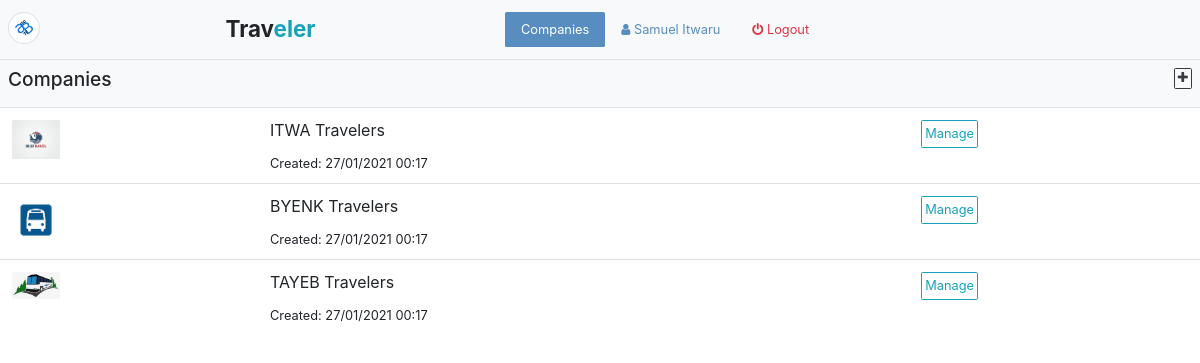
/company/ (signed in), run on an earlier commit of the app's database.
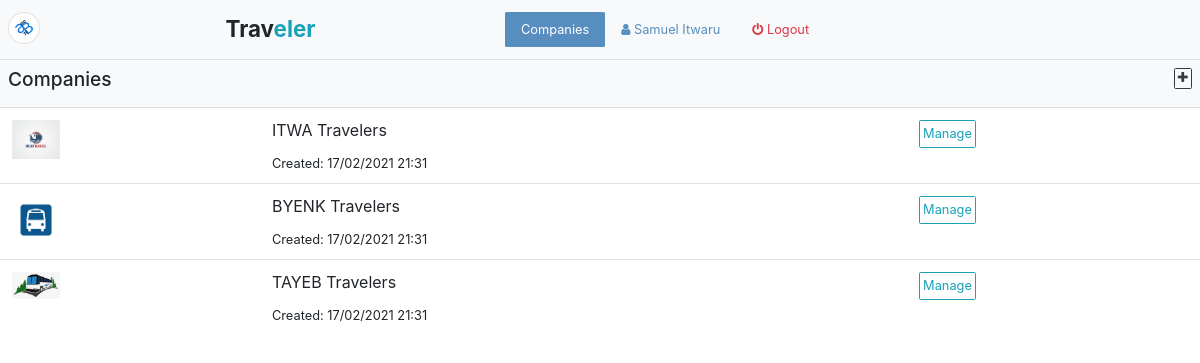
And on a later commit of the database.
### app/models/models.py (models this page shows, shortened)
class Profile(db.Model):
    id = db.Column(db.Integer, primary_key=True)
    first_name = db.Column(db.String(64), nullable=False)
    last_name = db.Column(db.String(64), nullable=False)
    email = db.Column(db.String(64), unique=True, nullable=False)
    telephone = db.Column(db.String(16), nullable=False)
    email_valid = db.Column(db.Boolean, default=False)
    telephone_valid = db.Column(db.Boolean, default=False)
    credit = db.Column(db.Float, default=0.0)
    is_admin = db.Column(db.Boolean())
    is_manager = db.Column(db.Boolean())
    is_cashier = db.Column(db.Boolean())
    is_passenger = db.Column(db.Boolean())
    branch_id = db.Column(db.Integer, db.ForeignKey("branch.id"))
    user_id = db.Column(db.Integer, db.ForeignKey("user.id", ondelete="CASCADE"), nullable=False)
    payments = db.relationship("Payment", backref="profile")
    def display_name(self):
        return f"{self.first_name} {self.last_name}"

class TimestampedModel(Model):
    created_at = Column(DateTime, default=now)
    updated_at = Column(DateTime)

class Company(db.Model, TimestampedModel):
    id = db.Column(db.Integer, primary_key=True)
    name = db.Column(db.String(64))
    logo = db.Column(db.String(64))
    branches = db.relationship("Branch", backref="company")
    buses = db.relationship("Bus", backref="company")
    statuses = db.relationship("Status", backref="company")
    payments = db.relationship("Payment", backref="company")

### app/WEB/views/company.py (the view)
@company_bp.route("/", methods=["GET"])
@login_required
def get_companies():
    companies = Company.query.all()
    return render_template("company/companies.html", companies=companies)

### app/WEB/context_processors.py (called while the page is built)
@app.context_processor
def application():
	return  {
		"HOST": app.config.get("HOST_ADDRESS")
	}

@app.context_processor
def company():
	context = dict()
	if current_user.is_authenticated:
		context["profile"] = current_user.profile
		branch = current_user.profile.branch
		if branch:
			context["branch"] = branch
			context["company"] = branch.company
	return context

### app/WEB/template_filters.py (called while the page is built)
def datetimeformat(value, format='%d/%m/%Y %H:%M'):
	if isinstance(value, datetime):
		return value.strftime(format)

### app/models/models.py (called while the page is built)
    def __str__(self):
        return self.profile.display_name()

### app/setup.py (called while the page is built)
@login_manager.user_loader
def load_user(user_id):
	return User.query.get(user_id)

### app/templates/company/companies.html (shortened to what this page needs)
{% extends 'index/admin-base.html' %}
{% block companies_active %}active{% endblock %}
{% block content %}
	<div class="container-fluid p-0">
	    <div class="bg-light p-2 fixed d-flex">
	        <div class="flex-fill m-auto">
	            <h4>Companies</h4>
	        </div>
	        <div align="right">
	            <a class="btn btn-outline-dark" href="{{ url_for('company.create_company') }}"><span class="fa fa-plus"></span></a>
	        </div>
	    </div>
	    <table class="table table-responsive-sm">
	        <tbody>
	            {% for company in companies %}
	                <tr>
	                    <td>
	                    	<img class="img-fluid rounded" style="width: 3rem;" src="{{url_for('company.get_company_logo', logoname=company.logo)}}" />
	                    </td>
	                    <td class="m-auto">
	                        <p>{{ company.name }}</p>
	                        <small>Created: {{company.created_at|datetimeformat}}</small>
	                    </td>
	                    <td><a href="{{ url_for('company.get_company_payments', company_id=company.id) }}" class='btn btn-outline-info'>Manage</a></td>
	                </tr>
	            {% else %}
	                <div class="container" align="center">
	                    <label class="display-4 text-muted">No Companies!</label>
	                    <hr>
	                    <a class="btn btn-outline-dark" href="{{ url_for('company.create_company') }}"><span class="fa fa-plus"></span> New Company</a>
	                </div>
	            {% endfor %}
	        </tbody>
	    </table>
	</div>
{% endblock %}

### app/templates/index/admin-base.html (shortened to what this page needs)
{% extends 'base.html' %}
{% block body %}
	<body>
		<nav class="navbar navbar-expand-lg navbar-light bg-light p-2 border-bottom d-flex fixed">
			<div class="d-flex flex-fill">
				<div>
					<div>
						<img style="width: 2rem; transform: rotate(-40deg);" src="{{url_for('static', filename='img/logo.png')}}" class="p-0 img-thumbnail rounded-circle" />
					</div>
				</div>
				<h3 class="m-1 text-center flex-fill"><strong>Trav<span class="text-info">eler</span></strong></h3>
            </div>
			{% block admin_navigation %}
				<nav id="managerNavigation" class="collapse navbar-collapse navbar-expand-lg navbar-light bg-light p-1 fixed">
					<ul class="nav nav-pills">
						<li class="nav-item">
							<a class="nav-link {% block companies_active %}{% endblock %}" href="{{url_for('company.get_companies')}}">Companies</a>
						</li>
						<li class="nav-item">
							<a class="nav-link {% block profile_active %}{% endblock %}" href="{{ url_for('user.update_user_password') }}">
								<span class="fa fa-user"></span> {{current_user}}
							</a>
						</li>
						<li class="nav-item">
							<a href="{{ url_for('index.logout') }}" class="nav-link text-danger"><span class="fa fa-power-off"></span> Logout</a>
						</li>
					</ul>
				</nav>
			{% endblock %}
		</nav>
		{% block content %}
		{% endblock %}
	</body>
{% endblock %}

### app/templates/base.html (shortened to what this page needs)
<html>
	<head>
		<link rel="stylesheet" type="text/css" href="{{ url_for('static', filename='css/bootstrap.min.css') }}">
		<link rel="stylesheet" type="text/css" href="{{ url_for('static', filename='css/cropper.min.css') }}">
		<link rel="stylesheet" type="text/css" href="{{ url_for('static', filename='css/tempusdominus-bootstrap-4.min.css') }}">
		<link rel="stylesheet" type="text/css" href="{{ url_for('static', filename='css/style.css') }}">
		<link rel="stylesheet" type="text/css" href="{{ url_for('static', filename='css/font-awesome.min.css') }}">
	</head>
	<body>
		{% block body %}
		{% endblock %}
	</body>
</html>

### app/static/css/style.css (style rules this page uses)
.fixed { position:sticky; top:0; z-index:1; }

What changed in the data, as far as the page shows it:
changed Company "ITWA Travelers": created_at "27/01/2021 00:17" → "17/02/2021 21:31"
changed Company "BYENK Travelers": created_at "27/01/2021 00:17" → "17/02/2021 21:31"
changed Company "TAYEB Travelers": created_at "27/01/2021 00:17" → "17/02/2021 21:31"
